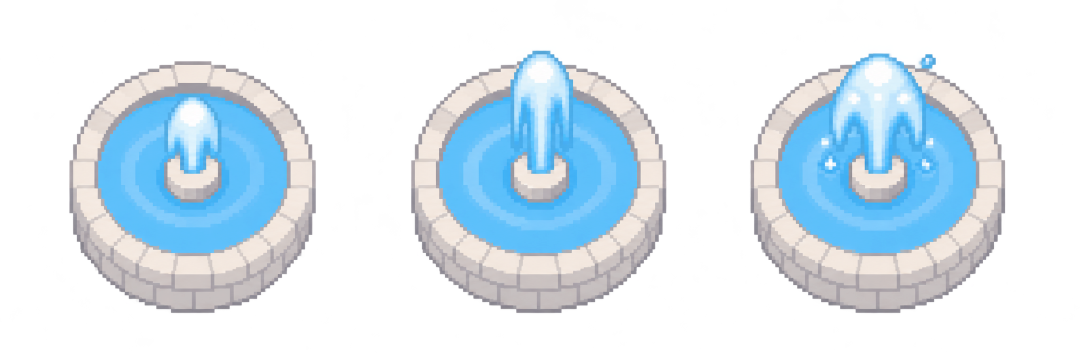
#> input picture tools/art/fountain/image.png, 2172 x 724 px (shown at 1/2 size)
$ python pixdown.py fountain/image.png out.png
#> lines starting #> are read from the running program, lines starting #| are printed output that depends on the picture; after the words box and inside, x2 and y2 are one past the last pixel; in counts of white or black regions, pixels touching at a corner belong together
#> further down, src is the input picture: PIL image 2172x724 RGBA; mean R, G, B, A 68.1, 82.4, 91.7, 98.8
#!/usr/bin/env python3
"""もらった絵（透過PNG・1まいに何こか）を、ドット絵のチップの大きさに ちぢめる（どの絵にも使える）。
縮小は、セルごとの色の平均（不透明な所だけ。2つの色にまたがるセルは多いほうの平均。透過は半分より多いか）。
そのあと、中の細い線を1ドットにのこし（lines）、外の輪郭を1ドットにそろえる（outline）。こわれた形は設定の FIX でなおす。

使い方：
  python3 tools/art/pixdown.py <絵.png> <出力フォルダ> [--box x0,y0,x1,y1 ...] [--w 118 | --h 60 | --sc 0.13] [--name a,b] [--lines 16,.2]
      --box がなければ、透過でわかれた物を自動でさがす（大きい順ではなく、左上から）。
  python3 tools/art/pixdown.py --config <設定.py> <出力フォルダ>
      設定.py：SRC（絵のパス）、OBJS={id:{'box':(x0,y0,x1,y1),'w':118 または 'h' または 'sc', 'lines':(th,fr)}}、FIX={id:関数(o)}。
出力：<id>.png（チップの大きさ）と、<id>_cmp.png（もとの絵と、できた絵の8倍を、ならべた見くらべ用）"""
import sys, os, argparse, importlib.util
import numpy as np
from PIL import Image

# [10 lines left out: function major, not called in this run]

def grid(W, H, w, h): return np.linspace(0, W, w + 1), np.linspace(0, H, h + 1)

# [39 lines left out: functions shrink, lines, outline, not called in this run]

def autoboxes(src, minpx=400, pad=2):
    """透過でわかれた物のかこみ（近い小さなかけらは、いちばん近い大きな物にふくめる）"""
#> called with minpx = 400, pad = 2
    from scipy.ndimage import label, find_objects, binary_dilation
    m = np.asarray(src)[..., 3] > 40; lab, n = label(binary_dilation(m, iterations=6))
#> after `m = np.asarray(src)[..., 3] > 40`:
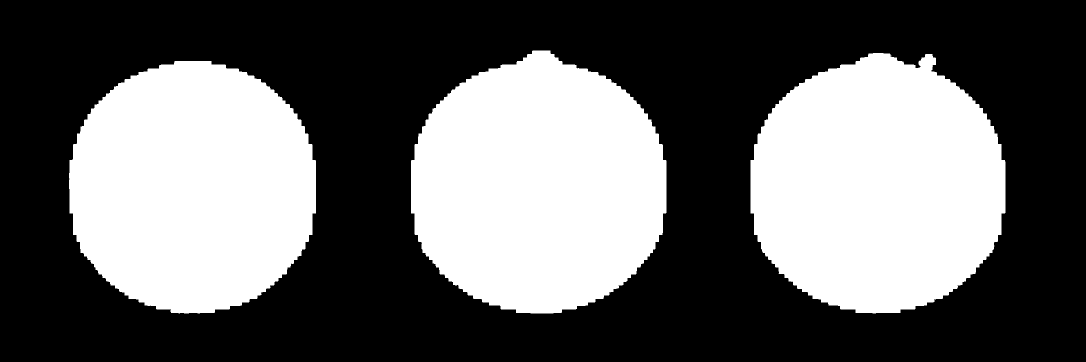
#> m: shape (724, 2172) bool (shown at 1/2 size); 39.2% white; 3 white regions, box (x1, y1, x2, y2) and area: (1501, 106, 2011, 627) 208867, (822, 101, 1333, 627) 208770, (138, 122, 632, 627) 199380
#> after `lab, n = label(binary_dilation(m, iterations=6))`:
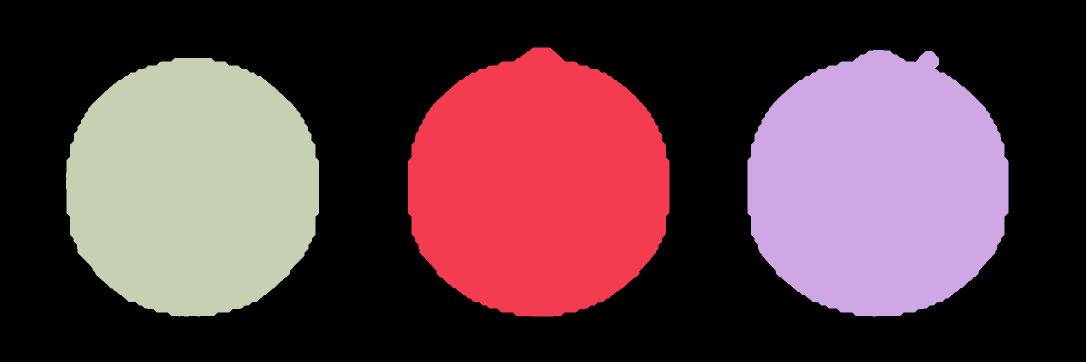
#> lab: shape (724, 2172) int32 (shown at 1/2 size); 4 distinct labels, from 0 to 3; one colour per label, 0 black
#> after `lab, n = label(binary_dilation(m, iterations=6))`: n = 3
    bx = [(s[1].start, s[0].start, s[1].stop, s[0].stop) for i, s in enumerate(find_objects(lab)) if (lab[s] == i + 1).sum() >= minpx]
#> bx = [(816, 95, 1339, 633), (1495, 100, 2017, 633), (132, 116, 638, 633)]
    W, H = src.size
#> W = 2172; H = 724
    return sorted([(max(0, a - pad), max(0, b - pad), min(W, c + pad), min(H, d + pad)) for a, b, c, d in bx], key=lambda q: (q[1] // 200, q[0]))

# [26 lines left out: functions make, compare, run_objs, not called in this run]

def load_config(p):
    sp = importlib.util.spec_from_file_location('artcfg', p); m = importlib.util.module_from_spec(sp); sp.loader.exec_module(m); return m

if __name__ == '__main__':
    ap = argparse.ArgumentParser(); ap.add_argument('img', nargs='?'); ap.add_argument('dst')
    ap.add_argument('--config'); ap.add_argument('--box', nargs='*'); ap.add_argument('--w', type=int); ap.add_argument('--h', type=int)
    ap.add_argument('--sc', type=float); ap.add_argument('--name'); ap.add_argument('--lines')
    a = ap.parse_args()
    if a.config:
        m = load_config(a.config); src = Image.open(m.SRC).convert('RGBA'); run_objs(src, m.OBJS, getattr(m, 'FIX', {}), a.dst)
    else:
        src = Image.open(a.img).convert('RGBA')
        boxes = [tuple(int(v) for v in s.split(',')) for s in a.box] if a.box else autoboxes(src)
#> boxes = [(130, 114, 640, 635), (814, 93, 1341, 635), (1493, 98, 2019, 635)]
        names = a.name.split(',') if a.name else ['obj%d' % i for i in range(len(boxes))]
#> names = ['obj0', 'obj1', 'obj2']
        ln = tuple(float(v) for v in a.lines.split(',')) if a.lines else None
        if not (a.w or a.h or a.sc): print('boxes', boxes); sys.exit('--w / --h / --sc のどれかがいる')
#| boxes [(130, 114, 640, 635), (814, 93, 1341, 635), (1493, 98, 2019, 635)]
#> (the run stopped early here; a loop or call above may not have finished)
